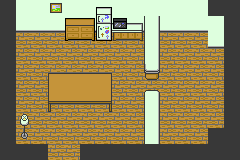

Below is a game level as drawn by its tile map, then a one-line description and the .tmx file that defines it, in full:
An orthogonal 15x10 tile map with 16x16 px tiles, 5 tile layers (Graybox, Background, Decorations, Tables, ...), 3 tilesets and 4 objects.

<map version="1.10" tiledversion="1.11.0" orientation="orthogonal" renderorder="right-down" width="15" height="10" tilewidth="16" tileheight="16" infinite="0" nextlayerid="8" nextobjectid="5">
 <tileset firstgid="1" source="../../Placeholder/tileset/Debug.tsx" />
 <tileset firstgid="11" source="../../Tilesets/Indoor/Office.tsx" />
 <tileset firstgid="91" source="../../Tilesets/Indoor/Furniture.tsx" />
 <layer id="1" name="Graybox" width="15" height="10">
  <properties>
   <property name="unity:SortingLayer" value="Background" />
  </properties>
  <data encoding="csv">
5,5,5,5,5,5,5,5,5,5,5,5,5,5,5,
5,5,5,5,5,5,5,5,5,5,5,5,5,5,5,
5,3,3,3,3,3,3,3,3,5,3,3,3,3,5,
5,3,3,3,3,3,3,3,3,5,3,3,3,3,5,
5,3,3,3,3,3,3,3,3,5,3,3,3,3,5,
5,3,3,3,3,3,3,3,3,3,3,3,3,3,5,
5,3,3,3,3,3,3,3,3,5,3,3,3,3,5,
5,3,3,3,3,3,3,3,3,5,3,3,3,3,5,
5,3,3,3,3,3,3,3,3,5,3,3,3,3,5,
5,5,5,3,3,5,5,5,5,5,5,5,5,5,5
</data>
 </layer>
 <group id="3" name="Graphics">
  <layer id="4" name="Background" width="15" height="10">
   <properties>
    <property name="unity:SortingLayer" value="Background" />
   </properties>
   <data encoding="csv">
40,13,13,13,13,13,13,13,13,13,13,13,13,40,40,
40,23,23,23,23,23,23,23,23,23,23,23,23,13,40,
40,33,33,33,33,33,33,33,33,0,33,33,33,23,40,
40,33,33,33,33,33,33,33,33,0,33,33,33,33,40,
40,33,33,33,33,33,33,33,33,33,33,33,33,33,40,
40,33,33,33,33,33,33,33,33,33,33,33,33,33,40,
40,33,33,33,33,33,33,33,33,40,33,33,33,33,40,
40,33,33,33,33,33,33,33,33,40,33,33,33,33,40,
40,33,33,33,33,33,33,33,33,40,33,33,33,40,40,
40,40,40,33,33,40,40,40,40,40,40,40,40,40,40
</data>
  </layer>
  <layer id="7" name="Decorations" width="15" height="10">
   <data encoding="csv">
0,0,0,122,0,0,130,0,0,0,0,0,0,0,0,
0,0,0,0,131,132,138,126,135,0,0,0,0,0,0,
0,0,0,0,139,140,146,141,143,0,0,0,0,0,0,
0,0,0,0,0,0,0,0,0,0,0,0,0,0,0,
0,0,0,0,0,0,0,0,0,0,0,0,0,0,0,
0,0,0,0,0,0,0,0,0,0,0,0,0,0,0,
0,0,0,0,0,0,0,0,0,0,0,0,0,0,0,
0,111,0,0,0,0,0,0,0,0,0,0,0,0,0,
0,119,0,0,0,0,0,0,0,0,0,0,0,0,0,
0,0,0,0,0,0,0,0,0,0,0,0,0,0,0
</data>
  </layer>
  <layer id="5" name="Tables" width="15" height="10">
   <data encoding="csv">
0,0,0,0,0,0,0,0,0,0,0,0,0,0,0,
0,0,0,0,0,0,0,0,0,61,0,0,0,0,0,
0,0,0,0,0,0,0,0,0,61,0,0,0,0,0,
0,0,0,0,0,0,0,0,0,61,0,0,0,0,0,
0,0,0,0,0,0,0,0,0,65,0,0,0,0,0,
0,0,0,104,105,105,106,0,0,0,0,0,0,0,0,
0,0,0,112,113,113,114,0,0,61,0,0,0,0,0,
0,0,0,0,0,0,0,0,0,61,0,0,0,0,0,
0,0,0,0,0,0,0,0,0,61,0,0,0,0,0,
0,0,0,0,0,0,0,0,0,0,0,0,0,0,0
</data>
  </layer>
  <layer id="6" name="Tabletops" width="15" height="10">
   <properties>
    <property name="unity:SortingLayer" value="Foreground" />
   </properties>
   <data encoding="csv">
0,0,0,0,0,0,0,0,0,0,0,0,0,0,0,
0,0,0,0,0,0,0,0,0,0,0,0,0,0,0,
0,0,0,0,0,0,0,0,0,0,0,0,0,0,0,
0,0,0,0,0,0,0,0,0,0,0,0,0,0,0,
0,0,0,96,97,97,98,0,0,0,0,0,0,0,0,
0,0,0,0,0,0,0,0,0,64,0,0,0,0,0,
0,0,0,0,0,0,0,0,0,0,0,0,0,0,0,
0,0,0,0,0,0,0,0,0,0,0,0,0,0,0,
0,0,0,0,0,0,0,0,0,0,0,0,0,0,0,
0,0,0,0,0,0,0,0,0,0,0,0,0,0,0
</data>
  </layer>
 </group>
 <objectgroup id="2" name="Collision">
  <object id="1" x="48" y="144">
   <polygon points="0,0 0,16 -48,16 -48,-144 192,-144 192,16 32,16 32,0 160,0 160,-16 176,-16 176,-96 160,-96 158.469,-112 96,-112 96,-104 16,-104 16,-112 -32,-112 -32,0" />
  </object>
  <object id="2" x="144" y="32" width="16" height="48" />
  <object id="3" x="144" y="96" width="16" height="48" />
  <object id="4" x="48" y="80" width="64" height="32" />
 </objectgroup>
</map>
